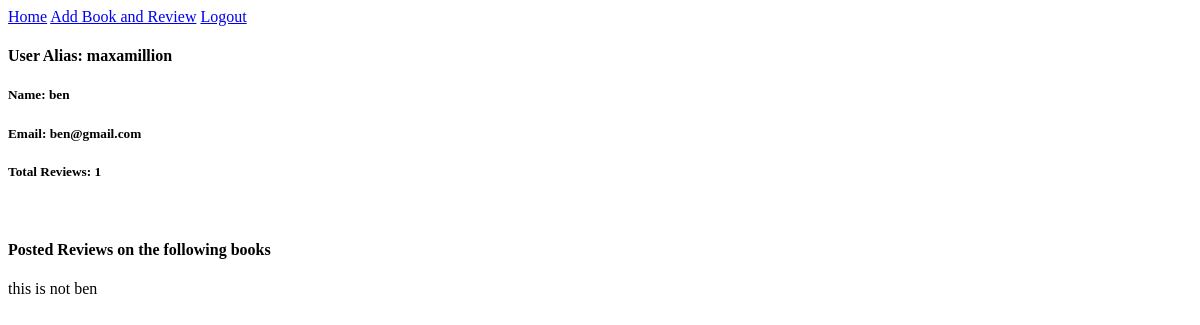
/users/3, run on the app's committed database.
### DojoReads_app/models.py (models this page shows)
class User(models.Model):
    name = models.CharField(max_length=255)
    alias = models.CharField(max_length=255)
    email = models.CharField(max_length=255)
    password = models.CharField(max_length=255)
    created_at = models.DateTimeField(auto_now_add=True)
    updated_at = models.DateTimeField(auto_now=True)
    objects = UserManager()

class Review(models.Model):
    books = models.ForeignKey(Book, related_name = "book", on_delete = models.CASCADE)
    ratings = models.IntegerField()
    user_reviewer = models.ForeignKey(User, related_name="reviewers", on_delete = models.CASCADE)
    created_at = models.DateTimeField(auto_now_add=True)
    updated_at = models.DateTimeField(auto_now=True)
    written_review = models.TextField()

class Book(models.Model):
    title = models.CharField(max_length=255)
    author = models.ForeignKey(Author, related_name="books_written", on_delete=models.CASCADE)
    uploaded_by = models.ForeignKey(User, related_name="books_uploaded", on_delete = models.CASCADE)
    created_at = models.DateTimeField(auto_now_add=True)
    updated_at = models.DateTimeField(auto_now=True)

### DojoReads_app/views.py (the view)
# urls.py: path('users/<int:user_val>', views.view_this_user), # viewing the user page
def view_this_user(request, user_val):
    ok_user = User.objects.get(id = user_val)
    reviews = Review.objects.filter(user_reviewer= ok_user)
    int_reviews = Review
    context = {
        "this_user": ok_user,
        "book_I_review": reviews
    }
    return render(request, "viewUser.html", context)

### DojoReads_app/templates/viewUser.html (shortened to what this page needs)
<!DOCTYPE html>
<html lang="en">
<head>
    {% load static %}
    <link rel="stylesheet" href="{% static 'css/style.css' %}">
</head>
<body>
<a href="/success/{{ this_user.id }}">Home</a>
<a href="/books/add">Add Book and Review</a>
<a href="/logoutUser">Logout</a>
<h4>User Alias: {{ this_user.alias }} </h4>
<h5>Name: {{ this_user.name }}</h5>
<h5>Email: {{ this_user.email }}</h5>
<h5>Total Reviews: {{ book_I_review|length}}</h5>
<br>
<h4>Posted Reviews on the following books</h4>
    {% for book_review in book_I_review %}
        <p> {{ book_review.books.title }}</p>
    {% endfor %}
</body>
</html>

### data on the page
User: alias "maxamillion", name "ben", email "ben@gmail.com"
Review: books "this is not ben"

### other printed values
{{ book_I_review|length }} "1"
